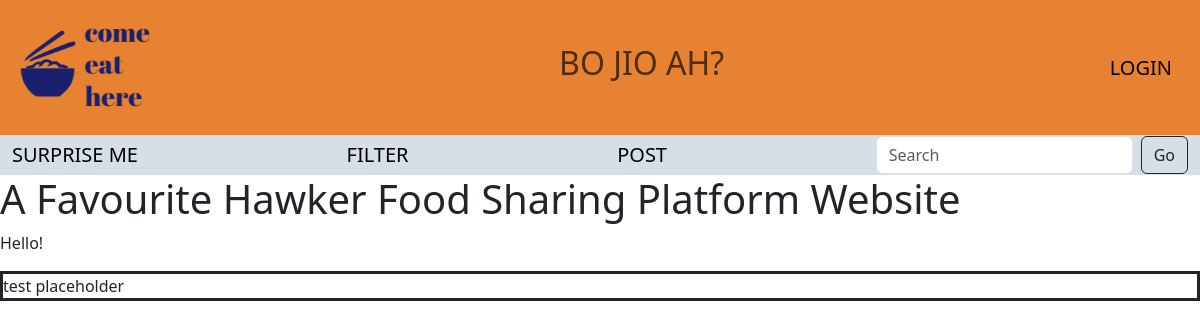
Before: / with the older database file.
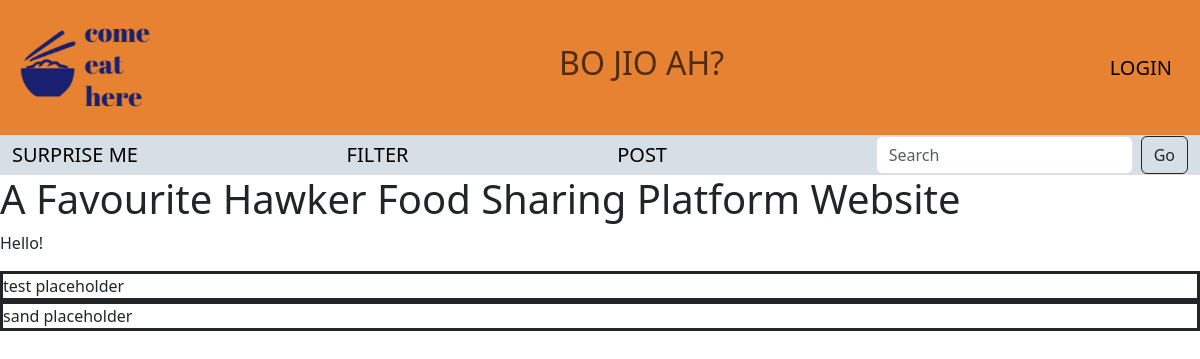
After: the same page with the newer database file.
### app.py (models this page shows)
class Posts(db.Model):
    __tablename__ = 'posts'
    id = db.Column(db.Integer, primary_key=True, autoincrement=True)
    url_title = db.Column(db.Text, unique=True, nullable=False)
    title = db.Column(db.Text, nullable=False)
    description = db.Column(db.Text, nullable=False)
    rating = db.Column(db.Integer, nullable=False)
    tags = db.Column(db.Text, nullable=False)
    images = db.relationship('Images', backref='posts', lazy=True)

### app.py (the view)
@app.route('/')
def root():
    database = Posts.query
    images = Images.query  #not done yet tryna figure out images
    return render_template("home.html", database=database, images=images)

### templates/home.html (shortened to what this page needs)
{% extends "base.html" %}
{% from "_macros.html" import render_field with context %}
{% block head %} {{ super() }} {% endblock %}
{% block content %}
    <h1>A Favourite Hawker Food Sharing Platform Website </h1>
    <p> Hello! </p>
    {% for post in database %}
    <div style="border-style: solid; ">{{ post.title }} placeholder</div>
    {% endfor %}
{% endblock %}

### templates/base.html (shortened to what this page needs)
<!DOCTYPE html>
<html>
    <head>
        {% block head %}
            <link rel="stylesheet" href="../static/base.css">
            <link href="https://cdn.jsdelivr.net/npm/bootstrap@5.3.3/dist/css/bootstrap.min.css" rel="stylesheet">
        {% endblock %}
    </head>
    <body>
        <nav class="navbar navbar-expand-lg bg-body-tertiary" id="navbar">
            <div class="container-fluid" id="main-header">
                <a class="navbar-brand" href="{{url_for('root')}}">
                    <img src="../static/images/main-logo.png" alt="logo" height="125">
                </a>
                <h2 class="navbar-text">
                    BO JIO AH?
                </h2>
                <a class="navbar-brand" href="{{url_for('login')}}">
                    LOGIN
                </a>
            </div>
        </nav>
        <nav class="navbar navbar-expand-lg bg-body-tertiary" id="navbar">
            <div class="container-fluid" id="sub-header">
                <a class="navbar-brand" href="#">
                    SURPRISE ME
                </a>
                <a class="navbar-brand" href="#">
                    FILTER
                </a>
                <a class="navbar-brand" href="{{url_for('upload')}}">
                    POST
                </a>
                <form class="d-flex" role="search" href="#">
                    <input class="form-control me-2" type="search" placeholder="Search" aria-label="Search">
                    <button class="btn btn-outline-dark" type="submit">Go</button>
                </form>
            </div>
        </nav>
        {% block content %} {% endblock %}
    </body>
</html>

### static/base.css (style rules this page uses)
#main-header { background-color: #E68231; }
#navbar { padding: 0px; }
#sub-header { background-color: #D5DFE5; }

Changed rows visible on the page:
added Posts: title "sand"
